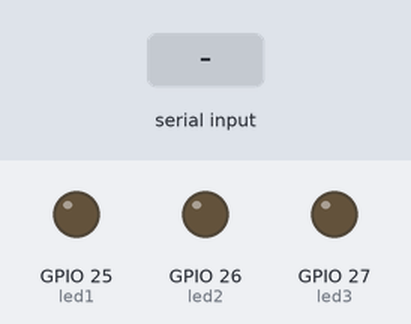
A sketch run on a simulated ESP32. On the bench: output pins drawn as LEDs (lit = HIGH). The test bench sets the inputs (shaded band).

Above: at 1.2 s.
1.3 s: "led1ON\n" received over Serial
At 2.5 s:
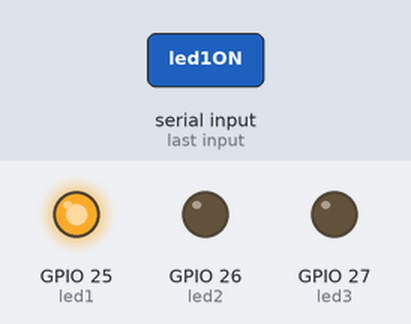
2.8 s: "led2ON\n" received over Serial
At 3.8 s:
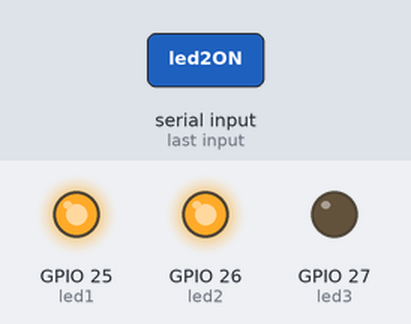
4.3 s: "led1OFF\n" received over Serial
At 4.9 s:
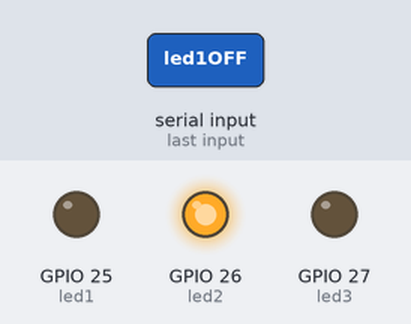
5.8 s: "led3ON\n" received over Serial
At 6.1 s:
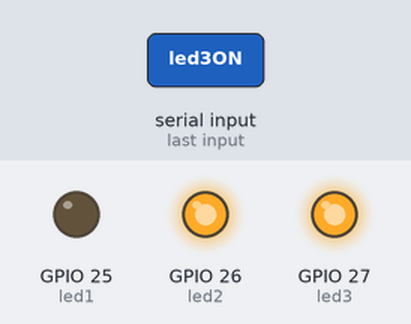
7.3 s: "led2OFF\n" received over Serial
At 8.4 s:
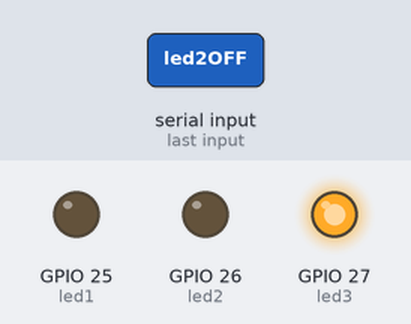
8.8 s: "led3OFF\n" received over Serial
At 9.6 s:
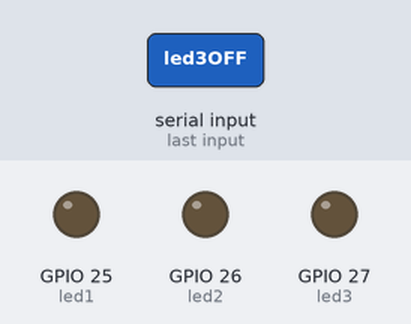
Timing chart, 0 to 11.3 s (numbered marks = the images above; inputs shaded):
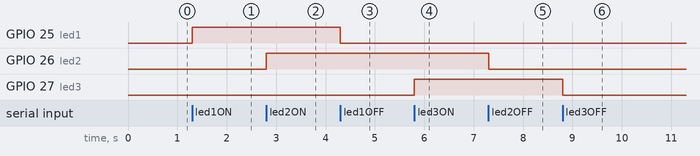

Measured:
- after the input at 1.3 s, GPIO 25 (led1): LOW → HIGH at once
- after the input at 2.8 s, GPIO 26 (led2): LOW → HIGH at once
- after the input at 4.3 s, GPIO 25 (led1): HIGH → LOW at once
- after the input at 5.8 s, GPIO 27 (led3): LOW → HIGH at once
- after the input at 7.3 s, GPIO 26 (led2): HIGH → LOW at once
- after the input at 8.8 s, GPIO 27 (led3): HIGH → LOW at once

The sketch:

Reto.ino
```cpp
#include <Arduino.h>


String ledState (uint8_t ledState){
  if(ledState == HIGH){
    return "0";
  }
  else return "1";
}

void task()
{
  enum class TaskStates
  {
    INIT,
    WAIT_COMMANDS
  };
  static TaskStates taskState = TaskStates::INIT;
  constexpr uint8_t led1 = 25;
  constexpr uint8_t led2 = 26;
  constexpr uint8_t led3 = 27;
  constexpr uint8_t button1Pin = 12;
  constexpr uint8_t button2Pin = 13;
  constexpr uint8_t button3Pin = 32;
  constexpr uint8_t button4Pin = 33;

  switch (taskState)
  {
  case TaskStates::INIT:
  {
    Serial.begin(115200);
    pinMode(led1, OUTPUT);
    pinMode(led2, OUTPUT);
    pinMode(led3, OUTPUT);

    pinMode(button1Pin, INPUT_PULLUP);
    pinMode(button2Pin, INPUT_PULLUP);
    pinMode(button3Pin, INPUT_PULLUP);
    pinMode(button4Pin, INPUT_PULLUP);
    taskState = TaskStates::WAIT_COMMANDS;
    break;
  }
  case TaskStates::WAIT_COMMANDS:
  {
    if (Serial.available() > 0)
    {
      String command = Serial.readStringUntil('\n');
      if (command == "led1ON")
      {
        digitalWrite(led1, HIGH);
      }
      else if (command == "led1OFF")
      {
        digitalWrite(led1, LOW);
      }
      else if (command == "led2ON")
      {
        digitalWrite(led2, HIGH);
      }
      else if (command == "led2OFF")
      {
        digitalWrite(led2, LOW);
      }
       else if (command == "led3ON")
      {
        digitalWrite(led3, HIGH);
      }
      else if (command == "led3OFF")
      {
        digitalWrite(led3, LOW);
      }
      else if (command == "readBUTTONS")
      {


        Serial.print(ledState(digitalRead(button1Pin)).c_str());
        Serial.print('\n');
        Serial.print(ledState(digitalRead(button2Pin)).c_str());
        Serial.print('\n');
        Serial.print(ledState(digitalRead(button3Pin)).c_str());
        Serial.print('\n');
      }
    }
    break;
  }
  default:
  {
    break;
  }
  }
}
void setup()
{
  task();
}

void loop()
{
  task();
}
```
